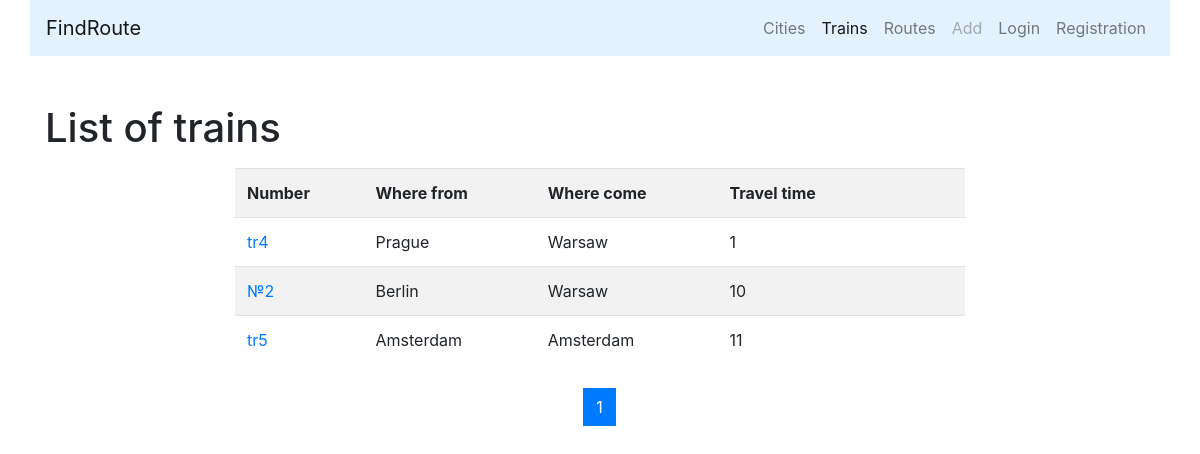
The app's page /trains/, older data.
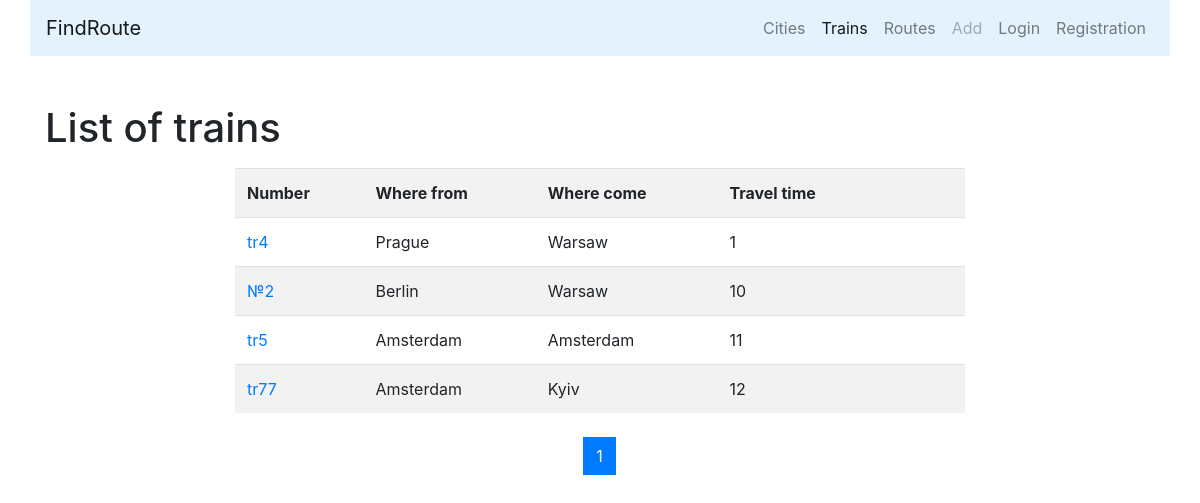
The same page, newer data.
### trains/models.py (models this page shows, shortened)
class Train(models.Model):
    name = models.CharField(max_length=50, unique=True,
                            verbose_name='Train number')
    travel_time = models.PositiveSmallIntegerField(verbose_name='Travel time')
    from_city = models.ForeignKey(City, on_delete=models.CASCADE,
                                  related_name='from_city_set',
                                  verbose_name='From what city'
                                  )
    to_city = models.ForeignKey('cities.City', on_delete=models.CASCADE,
                                related_name='to_city_set',
                                verbose_name='Which city'
                                )
    class Meta:
        verbose_name = 'Train'
        verbose_name_plural = 'Trains'
        ordering = ['travel_time']

### cities/models.py (models this page shows, shortened)
class City(models.Model):
    name = models.CharField(max_length=100, unique=True, verbose_name='City')
    def __str__(self):
        return self.name
    class Meta:
        verbose_name = 'City'
        verbose_name_plural = 'Cities'
        ordering = ['name']

### trains/views.py (the view)
# urls.py: path('', TrainListView.as_view(), name='home'),
class TrainListView(ListView):
    paginate_by = 10
    model = Train
    template_name = 'trains/home.html'

### trains/templates/trains/home.html (shortened to what this page needs)
{% extends 'base.html' %}
{% block content %}
<h1>List of trains</h1>
<div class="row ">
    <div class="col-md-8 mx-auto my-2">
        <table class="table table-striped">
            <tr>
                <th>Number</th>
                <th>Where from</th>
                <th>Where come</th>
                <th>Travel time</th>
                <th>&nbsp;</th>
                <th>&nbsp;</th>
            </tr>
        {% for object in page_obj %}
            <tr>
                <td>
                    <a href="{% url 'trains:detail' pk=object.pk%}">{{object.name}}</a>
                </td>
                <td>{{object.from_city}}</td>
                <td>{{object.to_city}}</td>
                <td>{{object.travel_time}}</td>
                {% if user.is_authenticated%}
                <td>
                    <a href="{% url 'trains:update' pk=object.pk%}">
                        <button type="submit" class="btn btn-primary">Edit</button>
                    </a></td>
                <td>
                    <a href="{% url 'trains:delete' pk=object.pk%}">
                        <button type="submit" class="btn btn-danger">Delete</button>
                    </a>
                </td>
                {% else %}
                <td>&nbsp;</td>
                <td>&nbsp;</td>
                {% endif %}
            </tr>
        {% endfor %}
        </table>
    </div>
</div>
<nav aria-label="Page navigation example">
  <ul class="pagination justify-content-center">
    {% for page in page_obj.paginator.page_range %}
        <li class="page-item {% if page == page_obj.number %} active {% endif %} ">
            <a class="page-link" href="?page={{page}}">
                {{ page }}
            </a>
        </li>
    {% endfor %}
  </ul>
</nav>
{% endblock %}

### templates/base.html (shortened to what this page needs)
{% url 'cities:home' as cities_home_url%}
{% url 'cities:create' as cities_create_url%}
{% url 'trains:home' as trains_home_url%}
{% url 'trains:create' as trains_create_url%}
{% url 'list' as route_list%}
<!doctype html>
<html lang="en">
  <head>
    <link rel="stylesheet" href="https://cdn.jsdelivr.net/npm/bootstrap@4.5.3/dist/css/bootstrap.min.css">
    <link href="https://cdn.jsdelivr.net/npm/select2@4.1.0-beta.1/dist/css/select2.min.css" rel="stylesheet" />
  </head>
  <body>
      <nav class="navbar navbar-expand-lg navbar-light container" style="background-color: #e3f2fd;">
      <a class="navbar-brand" href="{% url 'home'%}">FindRoute</a>
      <div class="collapse navbar-collapse" id="navbarNavDropdown">
        <ul class="navbar-nav ml-auto">
          <li class="nav-item {% if request.path == cities_home_url%}active {% endif %}	">
            <a class="nav-link" href="{% url 'cities:home'%}">Cities</a>
          </li>
          <li class="nav-item {% if request.path == trains_home_url%}active {% endif %}">
            <a class="nav-link" href="{% url 'trains:home'%}">Trains</a>
          </li>
          <li class="nav-item
           {% if request.path == route_list%} active {% endif %}">
            <a class="nav-link" href="{% url 'list'%}">Routes</a>
          </li>
          {% if user.is_authenticated%}
          <li class="nav-item dropdown
             {% if request.path == cities_create_url or request.path == trains_create_url %}
              active
             {% endif %}
            ">
            <a class="nav-link dropdown-toggle" href="#" id="navbarDropdownMenuLink" role="button" data-toggle="dropdown" aria-haspopup="true" aria-expanded="false">
             Add
            </a>
            <div class="dropdown-menu" aria-labelledby="navbarDropdownMenuLink">
              <a class="dropdown-item" href="{% url 'cities:create'%}">New city</a>
              <a class="dropdown-item" href="{% url 'trains:create'%}">New train</a>
            </div>
          </li>
          {% else %}
            <li class="nav-item ">
            <a class="nav-link disabled" href="">Add</a>
          </li>
            {% endif %}
          {% if user.is_authenticated%}
          <li class="nav-item ">
            <a class="nav-link" href="{% url 'accounts:logout'%}">Logout</a>
          </li>
          {% else %}
          <li class="nav-item ">
            <a class="nav-link" href="{% url 'accounts:login'%}">Login</a>
          </li>
          <li class="nav-item ">
            <a class="nav-link" href="{% url 'accounts:register'%}">Registration</a>
          </li>
          {% endif %}
        </ul>
      </div>
    </nav>
      <div class="container">
        <div class="row">
        </div>
      </div>
      <div class="container">
        {% block content %}{% endblock %}
      </div>
  </body>
</html>

Row changes from the older to the newer data that the page shows:
added Train: name "tr77", from_city "Amsterdam", to_city "Kyiv", travel_time "12"
